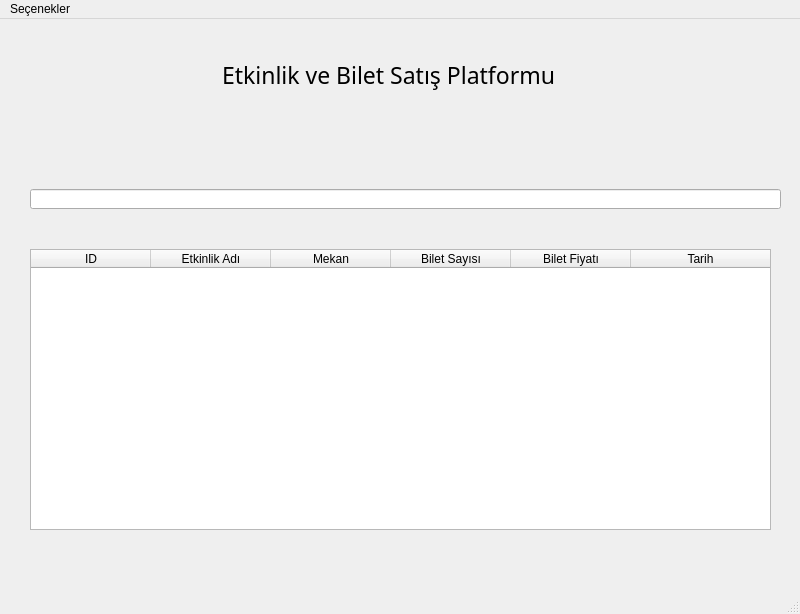
<?xml version="1.0" encoding="UTF-8"?>
<ui version="4.0">
 <class>MainWindow</class>
 <widget class="QMainWindow" name="MainWindow">
  <property name="geometry">
   <rect>
    <x>0</x>
    <y>0</y>
    <width>800</width>
    <height>614</height>
   </rect>
  </property>
  <property name="windowTitle">
   <string>MainWindow</string>
  </property>
  <widget class="QWidget" name="centralwidget">
   <widget class="QLabel" name="baslik_label">
    <property name="geometry">
     <rect>
      <x>140</x>
      <y>40</y>
      <width>491</width>
      <height>31</height>
     </rect>
    </property>
    <property name="font">
     <font>
      <family>Segoe UI Black</family>
      <pointsize>17</pointsize>
     </font>
    </property>
    <property name="text">
     <string> Etkinlik ve Bilet Satış Platformu</string>
    </property>
    <property name="alignment">
     <set>Qt::AlignCenter</set>
    </property>
   </widget>
   <widget class="QLineEdit" name="arama_yap_line_edit">
    <property name="geometry">
     <rect>
      <x>30</x>
      <y>170</y>
      <width>751</width>
      <height>20</height>
     </rect>
    </property>
   </widget>
   <widget class="QTableWidget" name="bilgi_tableWidget">
    <property name="geometry">
     <rect>
      <x>30</x>
      <y>230</y>
      <width>741</width>
      <height>281</height>
     </rect>
    </property>
    <property name="focusPolicy">
     <enum>Qt::NoFocus</enum>
    </property>
    <property name="showGrid">
     <bool>false</bool>
    </property>
    <attribute name="horizontalHeaderDefaultSectionSize">
     <number>120</number>
    </attribute>
    <attribute name="horizontalHeaderStretchLastSection">
     <bool>true</bool>
    </attribute>
    <column>
     <property name="text">
      <string>ID</string>
     </property>
    </column>
    <column>
     <property name="text">
      <string>Etkinlik Adı</string>
     </property>
    </column>
    <column>
     <property name="text">
      <string>Mekan</string>
     </property>
    </column>
    <column>
     <property name="text">
      <string>Bilet Sayısı</string>
     </property>
    </column>
    <column>
     <property name="text">
      <string>Bilet Fiyatı</string>
     </property>
    </column>
    <column>
     <property name="text">
      <string>Tarih</string>
     </property>
    </column>
   </widget>
  </widget>
  <widget class="QMenuBar" name="menubar">
   <property name="geometry">
    <rect>
     <x>0</x>
     <y>0</y>
     <width>800</width>
     <height>21</height>
    </rect>
   </property>
   <widget class="QMenu" name="menuSe_enekler">
    <property name="title">
     <string>Seçenekler</string>
    </property>
    <addaction name="bilet_satin_al_sayfa"/>
    <addaction name="etkinlik_duzenle_sayfa"/>
    <addaction name="satilan_biletler_sayfa"/>
   </widget>
   <addaction name="menuSe_enekler"/>
  </widget>
  <widget class="QStatusBar" name="statusbar"/>
  <action name="bilet_satin_al_sayfa">
   <property name="text">
    <string>Bilet Satın Al</string>
   </property>
  </action>
  <action name="etkinlik_duzenle_sayfa">
   <property name="text">
    <string>Etkinlik Düzenle</string>
   </property>
  </action>
  <action name="satilan_biletler_sayfa">
   <property name="text">
    <string>Satılan Biletler</string>
   </property>
  </action>
 </widget>
 <resources/>
 <connections/>
</ui>
